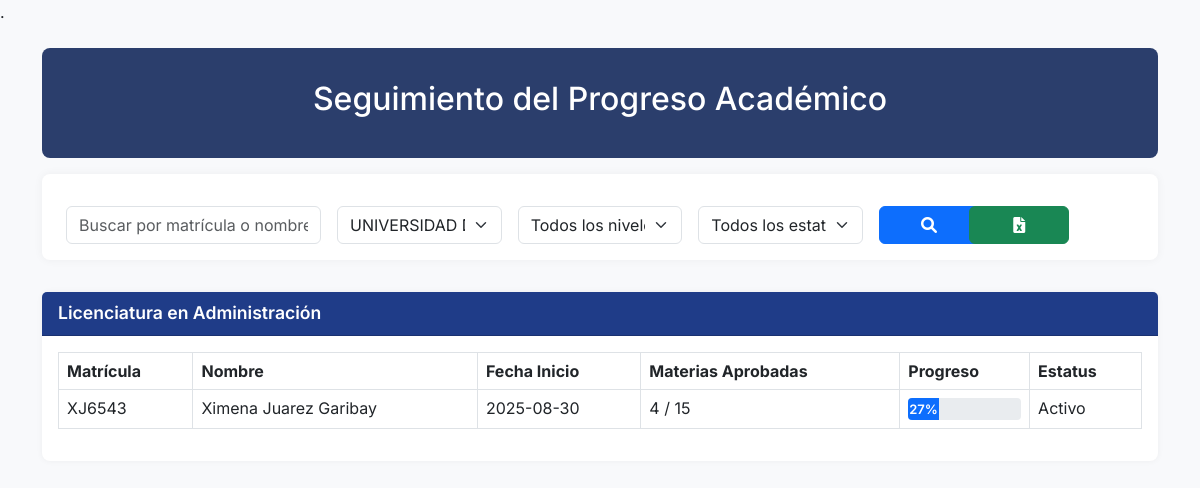
The app's page /backend/finanzas/progreso_alumnos.php?institucion=060093 with its own data.
### tables this page shows
CREATE TABLE `alumno` (
  `matricula` varchar(10) NOT NULL,
  `dgp` varchar(20) DEFAULT NULL,
  `nombre` varchar(100) NOT NULL,
  `apellido_paterno` varchar(50) DEFAULT NULL,
  `apellido_materno` varchar(50) DEFAULT NULL,
  `curp` char(18) DEFAULT NULL,
  `genero` enum('M','F','O') NOT NULL,
  `cura` varchar(50) DEFAULT NULL,
  `correo_institucional` varchar(100) DEFAULT NULL,
  `fecha_inicio` date DEFAULT NULL,
  `generacion` varchar(15) DEFAULT NULL,
  `nacionalidad` varchar(100) DEFAULT NULL,
  `tiene_maestria_previa` tinyint(1) NOT NULL DEFAULT 0,
  `telefono` varchar(20) DEFAULT NULL
);

CREATE TABLE `programa` (
  `dgp` varchar(20) NOT NULL,
  `nombre_programa` varchar(255) DEFAULT NULL,
  `abreviacion` varchar(50) DEFAULT NULL,
  `rvoe` varchar(50) DEFAULT NULL,
  `denominacion_autorizada` varchar(255) DEFAULT NULL,
  `modalidades` varchar(100) DEFAULT NULL,
  `nivel_educativo` varchar(100) DEFAULT NULL,
  `fecha_rvoe` date DEFAULT NULL,
  `id_institucion` char(6) DEFAULT NULL,
  `duracion_meses` int(11) NOT NULL DEFAULT 0,
  `duracion_meses_alt` int(11) DEFAULT NULL,
  `total_materias` int(11) DEFAULT 0,
  `materias_doctorado_maestria` int(11) DEFAULT NULL,
  `materias_doctorado_licenciatura` int(11) DEFAULT NULL
);

CREATE TABLE `inscripcion_alumno` (
  `matricula` varchar(10) NOT NULL,
  `permanencia` varchar(50) DEFAULT NULL,
  `duracion_final_meses` int(11) DEFAULT NULL,
  `promocion_aplicada` varchar(100) DEFAULT NULL,
  `id_promocion` int(11) DEFAULT NULL,
  `modalidad_titulacion` varchar(100) DEFAULT NULL,
  `ciclo_inicio` varchar(10) DEFAULT NULL,
  `ciclo_fin` varchar(10) DEFAULT NULL,
  `fecha_inscripcion` date DEFAULT curdate(),
  `modalidad_alumno` varchar(50) DEFAULT NULL,
  `estatus_alumno` enum('Activo','Irregular','Baja','Egresado','Suspendido') NOT NULL DEFAULT 'Activo' COMMENT 'Estatus actual del alumno en la inscripción',
  `fecha_estatus` date DEFAULT curdate(),
  `ciclo_finalizado` date DEFAULT NULL
);

### backend/finanzas/progreso_alumnos.php (the view, shortened to what this page needs)
<?php
require '../conexion.php';
function calcularProgreso($materias_aprobadas, $total_materias) {
    return min(100, round(($materias_aprobadas / $total_materias) * 100));
}
$institucion_filtro = isset($_GET['institucion']) ? $_GET['institucion'] : '';
$busqueda = isset($_GET['busqueda']) ? trim($_GET['busqueda']) : '';
$sql = "
    SELECT a.matricula, a.nombre, a.apellido_paterno, a.apellido_materno,
           a.tiene_maestria_previa, a.fecha_inicio, a.dgp,
           p.nombre_programa, p.nivel_educativo, p.id_institucion,
           i.nombre AS nombre_institucion,
           ia.estatus_alumno,
           p.total_materias, p.materias_doctorado_maestria,
           p.materias_doctorado_licenciatura,
           (
             SELECT COUNT(*) FROM materias_alumno ma
             WHERE ma.matricula = a.matricula AND ma.aprobada = 1
           ) AS materias_aprobadas
    FROM alumno a
    JOIN inscripcion_alumno ia ON a.matricula = ia.matricula
    JOIN programa p ON a.dgp = p.dgp
    JOIN institucion i ON p.id_institucion = i.id_institucion
    WHERE 1=1
";
if (!empty($institucion_filtro)) {
    $institucion_filtro = $conn->real_escape_string($institucion_filtro);
    $sql .= " AND p.id_institucion = '$institucion_filtro'";
}
$sql .= " ORDER BY p.nombre_programa, a.apellido_paterno, a.apellido_materno";
$result = $conn->query($sql);
$alumnos_por_programa = [];
$instituciones = $conn->query("SELECT id_institucion, nombre FROM institucion ORDER BY nombre ASC");
while ($row = $result->fetch_assoc()) {
    $programa = $row['nombre_programa'];
    $total_materias = 0;
    if (strtolower($row['nivel_educativo']) === 'doctorado') {
        $total_materias = !empty($row['tiene_maestria_previa'])
            ? $row['materias_doctorado_maestria']
            : $row['materias_doctorado_licenciatura'];
    } else {
        $total_materias = $row['total_materias'];
    }
    $progreso = calcularProgreso($row['materias_aprobadas'], $total_materias);
    $estatus = $row['estatus_alumno'];
    $row['progreso'] = $progreso;
    $row['total_materias'] = $total_materias;
    $row['estatus'] = $estatus;
    $alumnos_por_programa[$programa][] = $row;
}
?>.
<!DOCTYPE html>
<html lang="es">
<head>
    <link rel="stylesheet" href="https://cdn.jsdelivr.net/npm/bootstrap@5.3.0/dist/css/bootstrap.min.css">
    <link rel="stylesheet" href="https://cdnjs.cloudflare.com/ajax/libs/font-awesome/6.0.0-beta3/css/all.min.css">
</head>
<body>
<div class="container py-4">
    <div class="header-section">
        <h2>Seguimiento del Progreso Académico</h2>
    </div>
    <form method="GET" class="filter-bar row g-3 align-items-center">
        <div class="col-md-3">
            <input type="text" name="busqueda" class="form-control" placeholder="Buscar por matrícula o nombre" value="<?= htmlspecialchars($busqueda) ?>">
        </div>
        <div class="col-md-2">
            <select name="institucion" class="form-select">
                <?php mysqli_data_seek($instituciones, 0); while ($inst = $instituciones->fetch_assoc()): ?>
                    <option value="<?= $inst['id_institucion'] ?>" <?= $inst['id_institucion'] == $institucion_filtro ? 'selected' : '' ?>><?= htmlspecialchars($inst['nombre']) ?></option>
                <?php endwhile; ?>
            </select>
        </div>
        <div class="col-md-2">
            <select name="nivel" class="form-select">
                <option value="">Todos los niveles</option>
            </select>
        </div>
        <div class="col-md-2">
            <select name="estatus" class="form-select">
                <option value="">Todos los estatus</option>
            </select>
        </div>
        <div class="col-md-1 d-grid">
            <button type="submit" class="btn btn-primary btn-search"><i class="fas fa-search"></i></button>
        </div>
        <div class="col-md-2 d-grid">
            <button type="button" class="btn btn-success btn-export" onclick="exportarExcel()"><i class="fas fa-file-excel"></i></button>
        </div>
    </form>
    <?php foreach ($alumnos_por_programa as $programa => $alumnos): ?>
    <div class="card mb-4">
        <div class="card-header"><?= htmlspecialchars($programa) ?></div>
        <div class="card-body">
            <div class="table-responsive">
                <table class="table table-hover table-bordered exportable">
                    <thead>
                        <tr>
                            <th>Matrícula</th>
                            <th>Nombre</th>
                            <th>Fecha Inicio</th>
                            <th>Materias Aprobadas</th>
                            <th>Progreso</th>
                            <th>Estatus</th>
                        </tr>
                    </thead>
                    <tbody>
                        <?php foreach ($alumnos as $row): ?>
                        <tr>
                            <td><?= htmlspecialchars($row['matricula']) ?></td>
                            <td><?= htmlspecialchars($row['nombre'] . ' ' . $row['apellido_paterno'] . ' ' . $row['apellido_materno']) ?></td>
                            <td><?= htmlspecialchars($row['fecha_inicio']) ?></td>
                            <td><?= $row['materias_aprobadas'] ?> / <?= $row['total_materias'] ?></td>
                            <td>
                                <div class="progress">
                                    <div class="progress-bar <?= $row['progreso'] >= 100 ? 'bg-success' : 'bg-primary' ?>" style="width: <?= $row['progreso'] ?>%">
                                        <?= $row['progreso'] ?>%
                                    </div>
                                </div>
                            </td>
                            <td><?= $row['estatus'] ?></td>
                        </tr>
                        <?php endforeach; ?>
                    </tbody>
                </table>
            </div>
        </div>
    </div>
    <?php endforeach; ?>
</div>
</body>
</html>

### backend/finanzas/progreso_alumnos.php (style rules this page uses)
body { background-color: #f8f9fb; font-family: 'Inter', sans-serif; }
.header-section { width: 100%; margin-left: auto; margin-right: auto; background-color: #2b3e6c; padding: 2rem; color: white; border-radius: 0.5rem; margin-bottom: 2rem; text-align: center; }
.filter-bar { width: 100%; margin-left: auto; margin-right: auto; background: white; padding: 1rem; border-radius: 0.5rem; box-shadow: 0 0 10px rgba(0,0,0,0.05); margin-bottom: 2rem; }
.card { border: none; border-radius: 0.5rem; box-shadow: 0 0 6px rgba(0,0,0,0.05); }
.card-header { background-color: #1f3c88; color: white; font-weight: 600; font-size: 1.1rem; }
.table thead { background-color: #eef1f8; }
.progress { height: 22px; border-radius: 0.25rem; }
.progress-bar { font-size: 13px; font-weight: 600; }
.btn-export, .btn-search { min-width: 100px; width: 100%; max-width: 180px; width: 45px; height: 38px; }

### records on screen
alumno: dgp.nombre_programa "Licenciatura en Administración", matricula "XJ6543", nombre+apellido_paterno+apellido_materno "Ximena Juarez Garibay", fecha_inicio "2025-08-30", materias_aprobadas "4", dgp.total_materias "15", progreso "27", inscripcion_alumno.estatus_alumno "Activo"

### other values on screen
form field institucion "UNIVERSIDAD DE LAS AMERICAS Y EL CARIBE"
